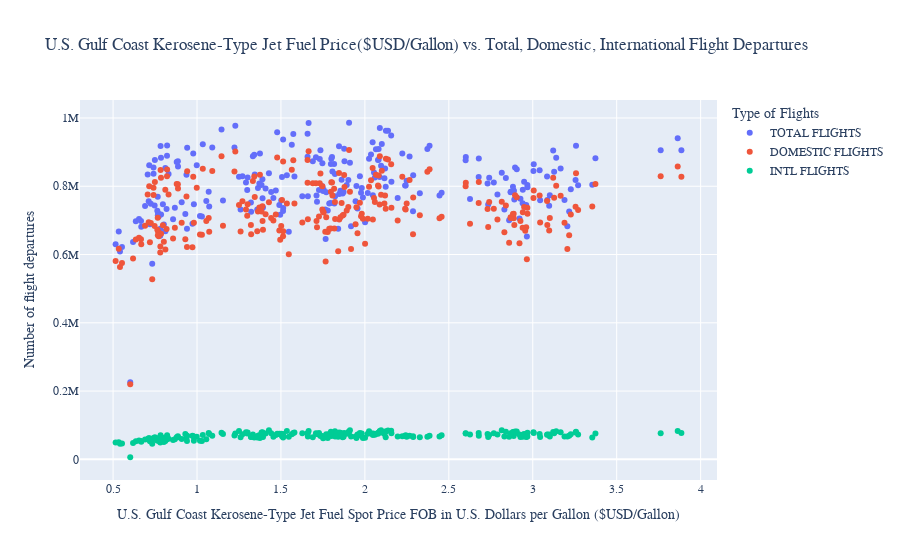

The code cell stored with this chart in its notebook:
### Code cell
# COMPARE DOMESTIC, INTL, AND TOTAL FLIGHTS:
fig2 = go.Figure()

fig2.add_trace(go.Scatter(
    x=flight_and_fuel['U.S. Gulf Coast Kerosene-Type Jet Fuel Spot Price FOB in U.S. Dollars per Gallon'],
    y=flight_and_fuel['TOTAL'],
    name="TOTAL FLIGHTS",       # this sets its legend entry
    mode='markers',
    text=flight_and_fuel['ABRV'], 
    hovertemplate='%{text} <br> KEROSENE JET FUEL PRICE: $%{x} <br> TOTAL FLIGHTS DEPARTED: %{y}',
))

fig2.add_trace(go.Scatter(
    x=flight_and_fuel['U.S. Gulf Coast Kerosene-Type Jet Fuel Spot Price FOB in U.S. Dollars per Gallon'],
    y=flight_and_fuel['Total(DOM)'],
    name="DOMESTIC FLIGHTS",       # this sets its legend entry
    mode='markers',
    text=flight_and_fuel['ABRV'], 
    hovertemplate='%{text} <br> KEROSENE JET FUEL PRICE: $%{x} <br> TOTAL FLIGHTS DEPARTED: %{y}',
))

fig2.add_trace(go.Scatter(
    x=flight_and_fuel['U.S. Gulf Coast Kerosene-Type Jet Fuel Spot Price FOB in U.S. Dollars per Gallon'],
    y=flight_and_fuel['Total(INTL)'],
    name="INTL FLIGHTS",       # this sets its legend entry
    mode='markers',
    text=flight_and_fuel['ABRV'], 
    hovertemplate='%{text} <br> KEROSENE JET FUEL PRICE: $%{x} <br> TOTAL FLIGHTS DEPARTED: %{y}'
))


fig2.update_layout(
    title="U.S. Gulf Coast Kerosene-Type Jet Fuel Price($USD/Gallon) vs. Total, Domestic, International Flight Departures",
    xaxis_title="U.S. Gulf Coast Kerosene-Type Jet Fuel Spot Price FOB in U.S. Dollars per Gallon ($USD/Gallon)",
    yaxis_title="Number of flight departures",
    legend_title="Type of Flights",
    font=dict(
        family="Courier New, monospace",
        size=12
    )
)

fig2.show()
fig2.write_html('US Gulf Coast Kerosene Jet Fuel Price vs. Flight Departures')

### Figure 1 — Plotly figure (JSON) as saved in the notebook; plotly's stock layout.template omitted (floating-point values rounded to 4 significant figures; data arrays with more than 128 entries replaced by an {"elided": "..."} marker saying what was removed)
{"data": [{"hovertemplate": "%{text} <br> KEROSENE JET FUEL PRICE: $%{x} <br> TOTAL FLIGHTS DEPARTED: %{y}", "mode": "markers", "name": "TOTAL FLIGHTS", "text": {"elided": "244 str values"}, "type": "scatter", "x": {"elided": "244 float values"}, "y": {"elided": "244 int values"}}, {"hovertemplate": "%{text} <br> KEROSENE JET FUEL PRICE: $%{x} <br> TOTAL FLIGHTS DEPARTED: %{y}", "mode": "markers", "name": "DOMESTIC FLIGHTS", "text": {"elided": "244 str values"}, "type": "scatter", "x": {"elided": "244 float values"}, "y": {"elided": "244 str values"}}, {"hovertemplate": "%{text} <br> KEROSENE JET FUEL PRICE: $%{x} <br> TOTAL FLIGHTS DEPARTED: %{y}", "mode": "markers", "name": "INTL FLIGHTS", "text": {"elided": "244 str values"}, "type": "scatter", "x": {"elided": "244 float values"}, "y": {"elided": "244 str values"}}], "layout": {"font": {"family": "Courier New, monospace", "size": 12}, "legend": {"title": {"text": "Type of Flights"}}, "title": {"text": "U.S. Gulf Coast Kerosene-Type Jet Fuel Price($USD/Gallon) vs. Total, Domestic, International Flight Departures"}, "xaxis": {"title": {"text": "U.S. Gulf Coast Kerosene-Type Jet Fuel Spot Price FOB in U.S. Dollars per Gallon ($USD/Gallon)"}}, "yaxis": {"title": {"text": "Number of flight departures"}}}}
